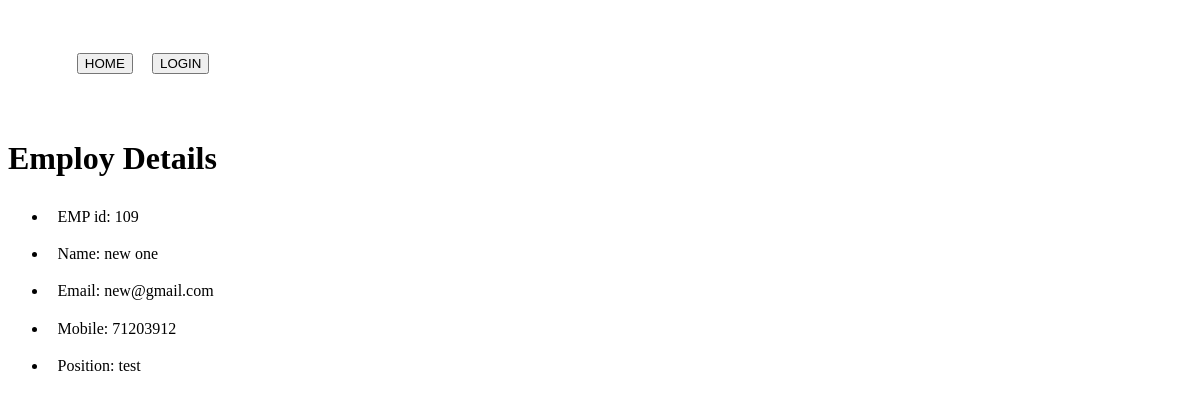
/emp/view/11/, run on an earlier commit of the app's database.
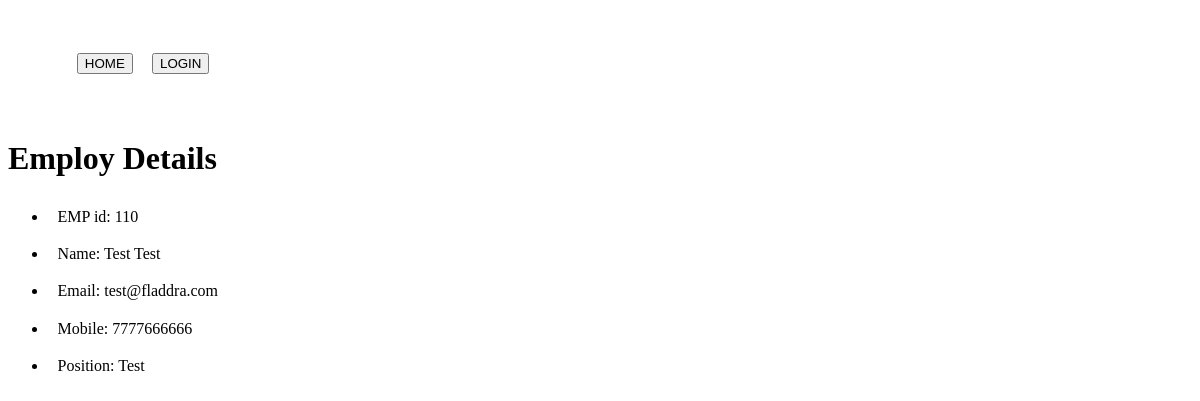
And on a later commit of the database.
### emp/models.py (models this page shows, shortened)
class Employ(models.Model):
    empid = models.IntegerField()
    fname = models.CharField(max_length=20)
    lname = models.CharField(max_length=20)
    email = models.EmailField()
    mobile = models.IntegerField()
    position = models.CharField(max_length=20)
    class Meta:
        verbose_name = 'Employee'
        verbose_name_plural = 'Employees'

### emp/views.py (the view)
# urls.py: path('view/<int:id>/', employview, name='view_emp'),
def employview(request, id, *args, **kwargs):
    obj = get_object_or_404(Employ, id=id)
    context = {
        'object' : obj
    }
    return render(request, 'emp/view.html', context)

### templates/emp/view.html (shortened to what this page needs)
{% include 'navbar.html' %}
<h1>Employ Details</h1>
<ul>
    <li>EMP id: {{ object.empid }}</li>
    <li>Name: {{ object.fname }} {{ object.lname }}</li>
    <li>Email: {{ object.email }}</li>
    <li>Mobile: {{ object.mobile }}</li>
    <li>Position: {{ object.position }}</li>
</ul>

What changed in the data, as far as the page shows it:
changed Employ: empid "109" → "110"; fname "new" → "Test"; lname "one" → "Test"; email "new@gmail.com" → "test@fladdra.com"; mobile "71203912" → "7777666666"; position "test" → "Test"
